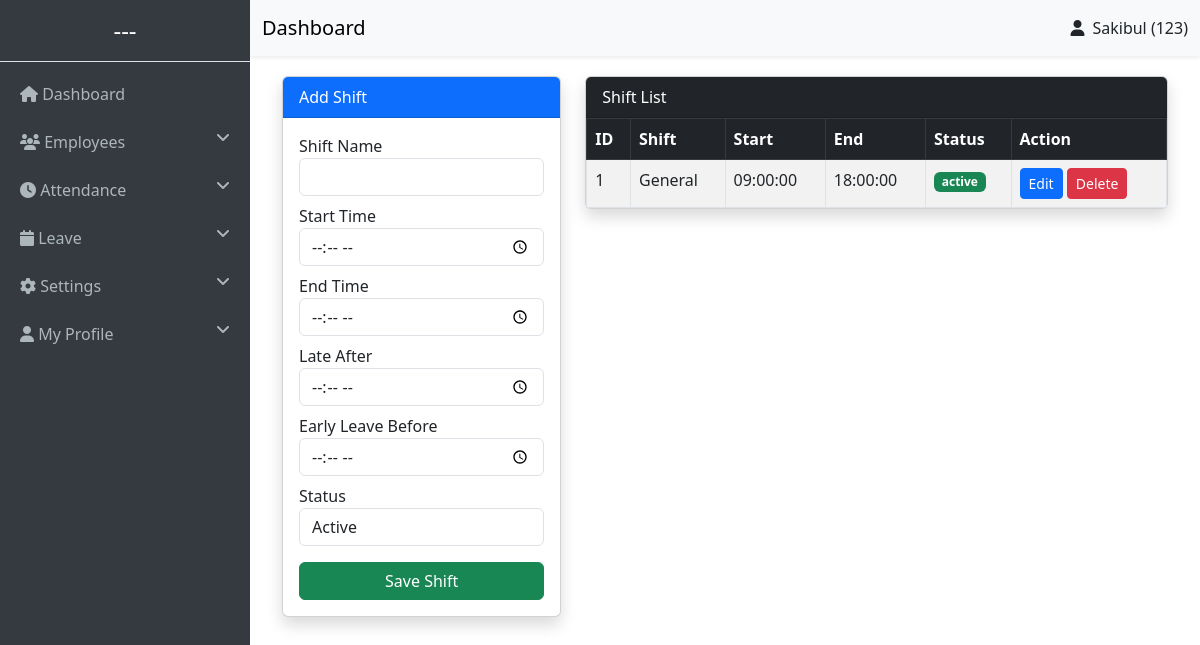
The page /settings/shift.php (signed in) on the database its author committed.
### tables this page shows
CREATE TABLE `shifts` (
  `id` int NOT NULL AUTO_INCREMENT,
  `shift_name` varchar(100) NOT NULL,
  `start_time` time NOT NULL,
  `end_time` time NOT NULL,
  `late_after` time DEFAULT NULL,
  `early_leave_before` time DEFAULT NULL,
  `status` enum('active','inactive') DEFAULT 'active',
  `created_at` timestamp NOT NULL DEFAULT CURRENT_TIMESTAMP,
  `updated_at` timestamp NULL DEFAULT NULL ON UPDATE CURRENT_TIMESTAMP,
  PRIMARY KEY (`id`)
);

### settings/shift.php (the view, shortened to what this page needs)
<?php
$id = $_GET['edit'] ?? null;
$data = [
    'shift_name' => '',
    'start_time' => '',
    'end_time' => '',
    'late_after' => '',
    'early_leave_before' => '',
    'status' => 'active'
];
?>
<?php include(BASE_PATH . '/includes/header.php'); ?>
<div class="container-fluid">
<div class="row">
<div class="col-md-4">
<div class="card shadow">
<div class="card-header bg-primary text-white">
    <?php echo !empty($id) ? "Edit Shift" : "Add Shift"; ?>
</div>
<div class="card-body">
<form method="POST">
<div class="mb-2">
<label>Shift Name</label>
<input type="text" name="shift_name" class="form-control"
value="<?php echo $data['shift_name']; ?>" required>
</div>
<div class="mb-2">
<label>Start Time</label>
<input type="time" name="start_time" class="form-control"
value="<?php echo $data['start_time']; ?>" required>
</div>
<div class="mb-2">
<label>End Time</label>
<input type="time" name="end_time" class="form-control"
value="<?php echo $data['end_time']; ?>" required>
</div>
<div class="mb-2">
<label>Late After</label>
<input type="time" name="late_after" class="form-control"
value="<?php echo $data['late_after']; ?>">
</div>
<div class="mb-2">
<label>Early Leave Before</label>
<input type="time" name="early_leave_before" class="form-control"
value="<?php echo $data['early_leave_before']; ?>">
</div>
<div class="mb-2">
<label>Status</label>
<select name="status" class="form-control">
<option value="active" <?php if($data['status']=='active') echo 'selected'; ?>>Active</option>
</select>
</div>
<button class="btn btn-success w-100 mt-2">
Save Shift
</button>
</form>
</div>
</div>
</div>
<div class="col-md-8">
<div class="card shadow">
<div class="card-header bg-dark text-white">
    Shift List
</div>
<div class="card-body p-0">
<table class="table table-bordered table-striped mb-0">
<thead class="table-dark">
<tr>
    <th>ID</th>
    <th>Shift</th>
    <th>Start</th>
    <th>End</th>
    <th>Status</th>
    <th>Action</th>
</tr>
</thead>
<tbody>
<?php
$result = mysqli_query($conn, "SELECT * FROM shifts ORDER BY id DESC");
while ($row = mysqli_fetch_assoc($result)) {
?>
<tr>
    <td><?php echo $row['id']; ?></td>
    <td><?php echo $row['shift_name']; ?></td>
    <td><?php echo $row['start_time']; ?></td>
    <td><?php echo $row['end_time']; ?></td>
    <td>
        <span class="badge bg-<?php echo $row['status']=='active'?'success':'danger'; ?>">
            <?php echo $row['status']; ?>
        </span>
    </td>
    <td>
        <a href="shift.php?edit=<?php echo $row['id']; ?>" class="btn btn-sm btn-primary">
            Edit
        </a>
        <a href="shift.php?delete=<?php echo $row['id']; ?>"
           onclick="return confirm('Are you sure?')"
           class="btn btn-sm btn-danger">
            Delete
        </a>
    </td>
</tr>
<?php } ?>
</tbody>
</table>
</div>
</div>
</div>
</div>
</div>
<?php include(BASE_PATH . '/includes/footer.php'); ?>

### includes/header.php (style rules this page uses)
body { overflow-x: hidden; }

### rows shown on the page
shifts: id "1", shift_name "General", start_time "09:00:00", end_time "18:00:00", status "active"

### other values the page prints
$user_name "Sakibul"
$user_id "123"
